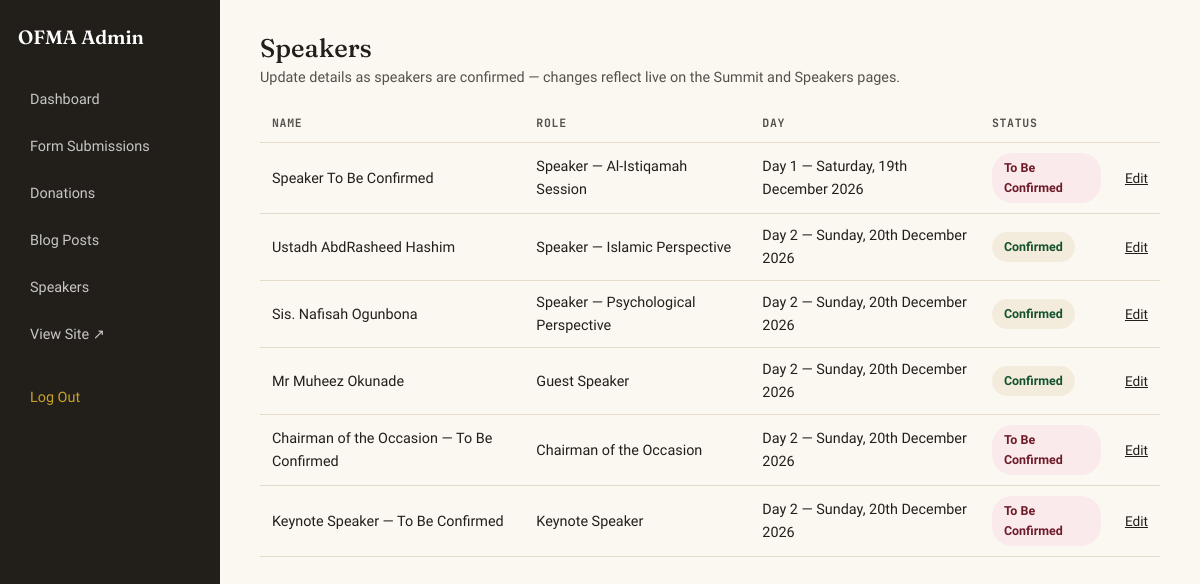
The app's page /admin/speakers (signed in) with its own data.
### tables this page shows
CREATE TABLE speakers (
    id INTEGER PRIMARY KEY AUTOINCREMENT,
    name TEXT NOT NULL,
    slug TEXT UNIQUE NOT NULL,
    role TEXT NOT NULL,
    topic TEXT,
    bio TEXT,
    day TEXT,
    status TEXT DEFAULT 'confirmed',
    sort_order INTEGER DEFAULT 0
);

### admin.py (the view)
@admin_bp.route("/speakers")
@login_required
def speakers_admin():
    conn = get_db()
    items = conn.execute("SELECT * FROM speakers ORDER BY sort_order").fetchall()
    conn.close()
    return render_template("admin/speakers.html", speakers=items)

### admin.py (called while the page is built)
def login_required(view):
    @wraps(view)
    def wrapped(*args, **kwargs):
        if not session.get("admin_id"):
            return redirect(url_for("admin.login"))
        return view(*args, **kwargs)
    return wrapped

### app.py (called while the page is built)
@app.context_processor
def inject_globals():
    return dict(current_year=date.today().year, summit=SUMMIT)

### db.py (called while the page is built)
def get_db():
    conn = sqlite3.connect(DB_PATH)
    conn.row_factory = sqlite3.Row
    conn.execute("PRAGMA foreign_keys = ON")
    return conn

### templates/admin/speakers.html (shortened to what this page needs)
{% extends "admin/base.html" %}
{% block content %}
<h1 style="font-size:1.6rem;">Speakers</h1>
<p style="color:var(--ink-soft); font-size:0.9rem; margin-top:-10px;">
  Update details as speakers are confirmed — changes reflect live on the Summit and Speakers pages.
</p>
<table>
  <thead><tr><th>Name</th><th>Role</th><th>Day</th><th>Status</th><th></th></tr></thead>
  <tbody>
    {% for s in speakers %}
    <tr>
      <td>{{ s['name'] }}</td>
      <td>{{ s['role'] }}</td>
      <td>{{ s['day'] }}</td>
      <td>
        {% if s['status'] == 'tbc' %}<span class="pill" style="background:#FBEAEC; color:var(--maroon-deep);">To Be Confirmed</span>
        {% else %}<span class="pill">Confirmed</span>{% endif %}
      </td>
      <td><a href="{{ url_for('admin.speaker_edit', speaker_id=s['id']) }}" style="font-size:0.85rem;">Edit</a></td>
    </tr>
    {% endfor %}
  </tbody>
</table>
{% endblock %}

### static/css/style.css (style rules this page uses)
:root { --green: #1F8A4C; --green-deep: #14522E; --maroon: #A3283C; --maroon-deep: #6E1B29; --sand: #C9A227; --paper: #FBF8F2; --paper-warm: #F3ECDD; --ink: #221F1B; --ink-soft: #55504A; --line: #E4DCC8; --white: #FFFFFF; --font-display: 'Fraunces', 'Georgia', serif; --font-body: 'Work Sans', 'Segoe UI', sans-serif; --font-mono: 'JetBrains Mono', monospace; --maxw: 1180px; --radius: 4px; --shadow: 0 12px 32px -16px rgba(34, 31, 27, 0.25); }
* { box-sizing: border-box; }
html { scroll-behavior: smooth; }
body { margin: 0; font-family: var(--font-body); color: var(--ink); background: var(--paper); line-height: 1.6; -webkit-font-smoothing: antialiased; overflow-x: hidden; }
a { color: inherit; }
h1, h2, h3, h4 { font-family: var(--font-display); font-weight: 600; line-height: 1.15; margin: 0 0 0.5em; color: var(--ink); }
h1 { font-size: clamp(2.4rem, 5vw, 4rem); font-weight: 500; }
p { margin: 0 0 1em; color: var(--ink-soft); }
table { width: 100%; border-collapse: collapse; font-size: 0.9rem; }
th, td { text-align: left; padding: 10px 12px; border-bottom: 1px solid var(--line); }
th { font-family: var(--font-mono); font-size: 0.72rem; text-transform: uppercase; letter-spacing: 0.06em; color: var(--ink-soft); }
.pill { display: inline-block; padding: 5px 12px; border-radius: 20px; font-size: 0.78rem; font-weight: 600; background: var(--paper-warm); color: var(--green-deep); }

### templates/admin/base.html (style rules this page uses)
body { display:flex; min-height:100vh; }

### records on screen
speakers: name "Speaker To Be Confirmed", role "Speaker — Al-Istiqamah Session", day "Day 1 — Saturday, 19th December 2026", status "To Be Confirmed"
speakers: name "Ustadh AbdRasheed Hashim", role "Speaker — Islamic Perspective", day "Day 2 — Sunday, 20th December 2026", status "Confirmed"
speakers: name "Sis. Nafisah Ogunbona", role "Speaker — Psychological Perspective", day "Day 2 — Sunday, 20th December 2026", status "Confirmed"
speakers: name "Mr Muheez Okunade", role "Guest Speaker", day "Day 2 — Sunday, 20th December 2026", status "Confirmed"
speakers: name "Chairman of the Occasion — To Be Confirmed", role "Chairman of the Occasion", day "Day 2 — Sunday, 20th December 2026", status "To Be Confirmed"
speakers: name "Keynote Speaker — To Be Confirmed", role "Keynote Speaker", day "Day 2 — Sunday, 20th December 2026", status "To Be Confirmed"
